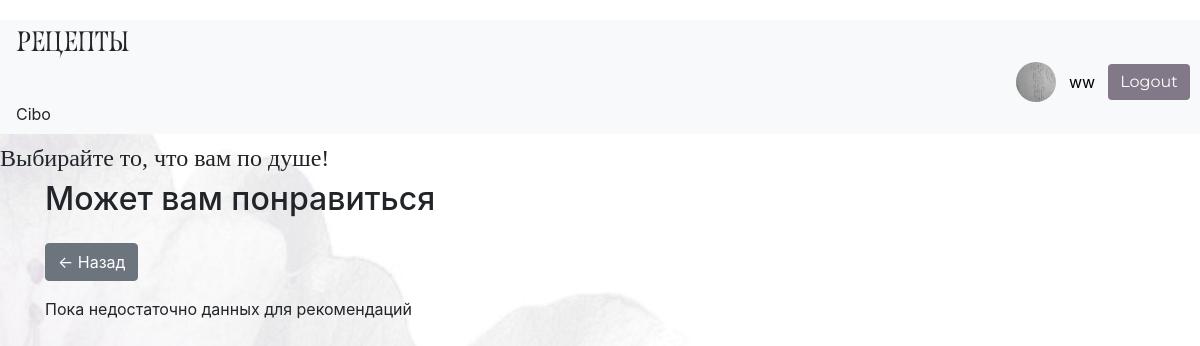
Screenshot of /advice (signed in) with the database file from the repository.
### data/user.py (models this page shows, shortened)
class User(SqlAlchemyBase, UserMixin):
    __tablename__ = 'users'
    id = sa.Column(sa.Integer, primary_key=True, autoincrement=True)
    email = sa.Column(sa.String, index=True, unique=True, nullable=False)
    username = sa.Column(sa.String, nullable=True)
    name = sa.Column(sa.String, nullable=True)
    age = sa.Column(sa.Integer, nullable=True)
    description = sa.Column(sa.String, nullable=True)
    hashed_password = sa.Column(sa.String, nullable=True)
    avatar = sa.Column(sa.String, nullable=True)
    subscribers = sa.Column(sa.Integer, default=0)
    created_at = sa.Column(sa.DateTime, default=sa.func.now())
    recipes = relationship("Recipe", back_populates="user")

### main.py (the view, shortened to what this page needs)
@app.route('/advice')
@login_required
def advice():
    session = create_session()
    likes = session.query(Like).filter(Like.user_id == current_user.id).all()
    views = session.query(View).filter(View.user_id == current_user.id).all()
    score = {}
    def add_score(recipe, weight):
        if recipe.id not in score:
            score[recipe.id] = 0
        score[recipe.id] += weight
    for view in views:
        r = session.get(Recipe, view.recipe_id)
        if not r:
            continue
        conditions = []
        if r.category:
            conditions.append(Recipe.category == r.category)
        if r.cuisine:
            conditions.append(Recipe.cuisine == r.cuisine)
        if r.type:
            conditions.append(Recipe.type == r.type)
        if conditions:
            similar = session.query(Recipe).filter(or_(*conditions)).all()
        else:
            similar = []
        for s in similar:
            add_score(s, 1)
    user_ingredients = set()
    for like in likes:
        r = session.get(Recipe, like.recipe_id)
        if r and r.ingredients:
            user_ingredients |= set(r.ingredients.lower().split())
    for r in session.query(Recipe).all():
        if not r.ingredients:
            continue
        n = user_ingredients and set(r.ingredients.lower().split())
        if n:
            add_score(r, len(n) * 2)
    seen_ids = {l.recipe_id for l in likes} | {v.recipe_id for v in views}
    n = sorted([session.get(Recipe, rid) for rid in score if rid not in seen_ids],
               key=lambda r: score.get(r.id, 0),
               reverse=True)
    return render_template("advice.html", recipes=n[:20])

### data/db_session.py (called while the page is built)
def create_session() -> Session:
    global __factory
    return __factory()

### main.py (called while the page is built)
@login_manager.user_loader
def load_user(user_id):
    session = create_session()
    return session.get(User, user_id)

### templates/advice.html
{% extends "base.html" %}
{% block content %}
<h2 class="mb-4">Может вам понравиться</h2>
<a href="/" class="btn btn-secondary mb-3">← Назад</a>
{% if recipes %}
    {% for recipe in recipes %}
        <div class="recipe-card mb-3">
            <h4>{{ recipe.title }}</h4>
            {% if recipe.image %}
                <img src="{{ url_for('static', filename=recipe.image) }}" style="max-width:300px;">
            {% endif %}
            <p>{{ recipe.text }}</p>
            <div>
                <img src="{{ url_for('static', filename='img/plike.png') }}" class="icon">
                {{ recipe.likes }}
                <img src="{{ url_for('static', filename='img/plook.png') }}" class="icon">
                {{ recipe.views }}
            </div>
            <a href="/recipe/{{ recipe.id }}" class="btn btn-custom-green mt-2">
                Открыть
            </a>
        </div>
    {% endfor %}
{% else %}
    <p>Пока недостаточно данных для рекомендаций</p>
{% endif %}
{% endblock %}

### templates/base.html (shortened to what this page needs)
<!DOCTYPE html>
<html lang="en">
<head>
    <link rel="stylesheet"
          href="https://stackpath.bootstrapcdn.com/bootstrap/4.4.1/css/bootstrap.min.css"
>
    <link rel="stylesheet" href="{{ url_for('static', filename='css/style.css') }}">
</head>
<body>
<header>
    <nav class="navbar navbar-light bg-light d-flex justify-content-between">
        <h3 class="mb-0 logo-text">Рецепты</h3>
        <div class="d-flex align-items-center">
            {% if current_user.is_authenticated %}
                 <a href="/profile/{{ current_user.id }}" class="d-flex align-items-center user-link">
                     <img src="{{ url_for('static', filename=current_user.avatar or 'img/base_av.png') }}"
                          style="width:40px; height:40px; border-radius:50%; object-fit:cover; margin-right:8px;">
                     <span class="mr-2">
                         {{ current_user.name }}
                     </span>
                 </a>
                 <a href="/logout" class="btn btn-custom-purple">Logout</a>
            {% else %}
                 <a href="/register" class="btn btn-custom-green">Register</a>
                 <a href="/login" class="btn btn-custom-purple">Sign in</a>
            {% endif %}
        </div>
        <span class="mr-3">Cibo</span>
    </nav>
    <h4 class="header h4">Выбирайте то, что вам по душе!</h4>
</header>
<main role="main" class="container">
    {% block content %}{% endblock %}
</main>
</body>
</html>

### static/css/style.css (style rules this page uses)
body { background-image: url('/static/img/fon.png'); background-size: cover; background-repeat: no-repeat; background-position: center; background-attachment: fixed; padding-top: 20px; }
.btn-custom-purple { background-color: #827887; color: white; border: none; font-family: 'Montserrat', sans-serif; }
.logo-text { font-family: 'Roshcha', serif !important; }
header h4 { font-family: 'Playfair Display', serif; font-size: 22px; margin-top: 10px; }
.navbar .d-flex.align-items-center { margin-left: 500px; gap: 5px; }
.user-link { text-decoration: none; color: black; }

### rows the page displays
User: avatar (picture), name "ww"
